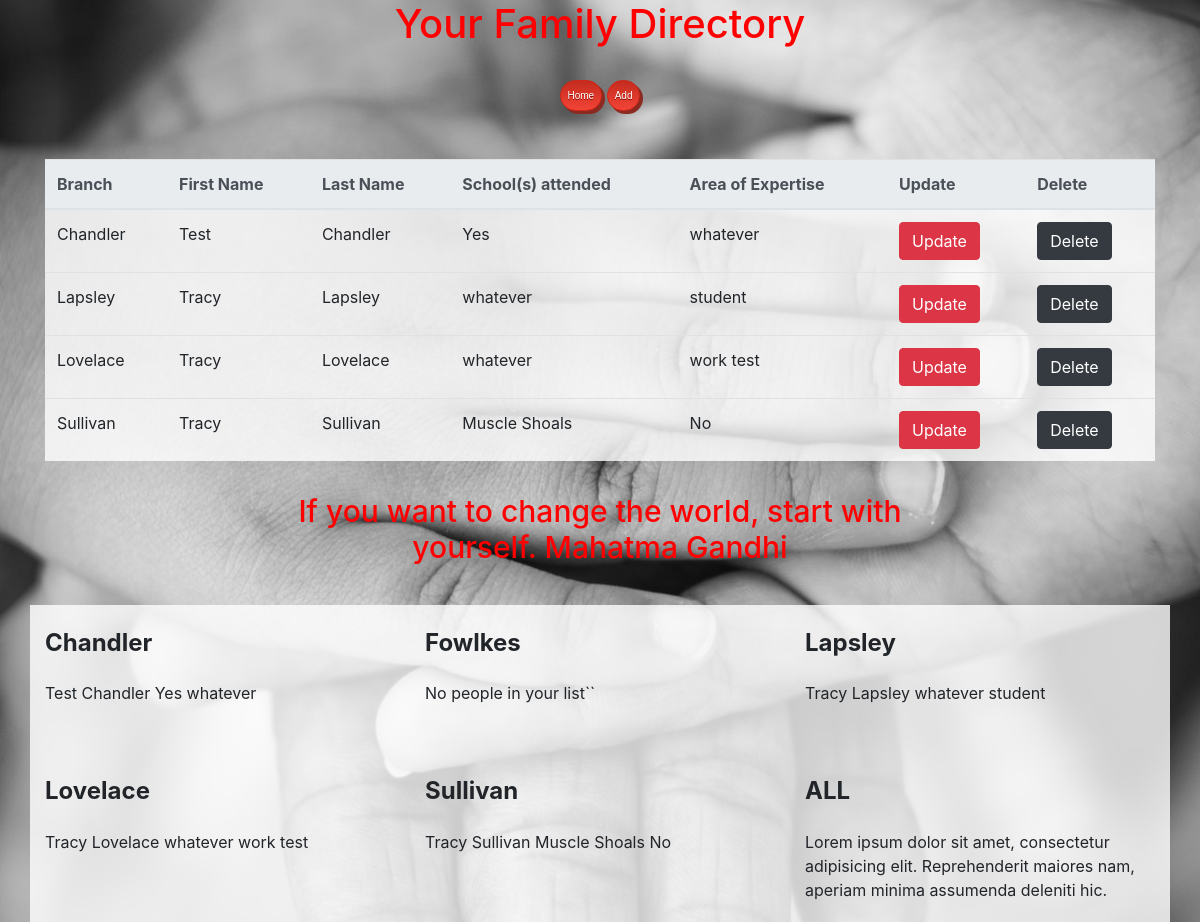
Before: /directory with the older database file.
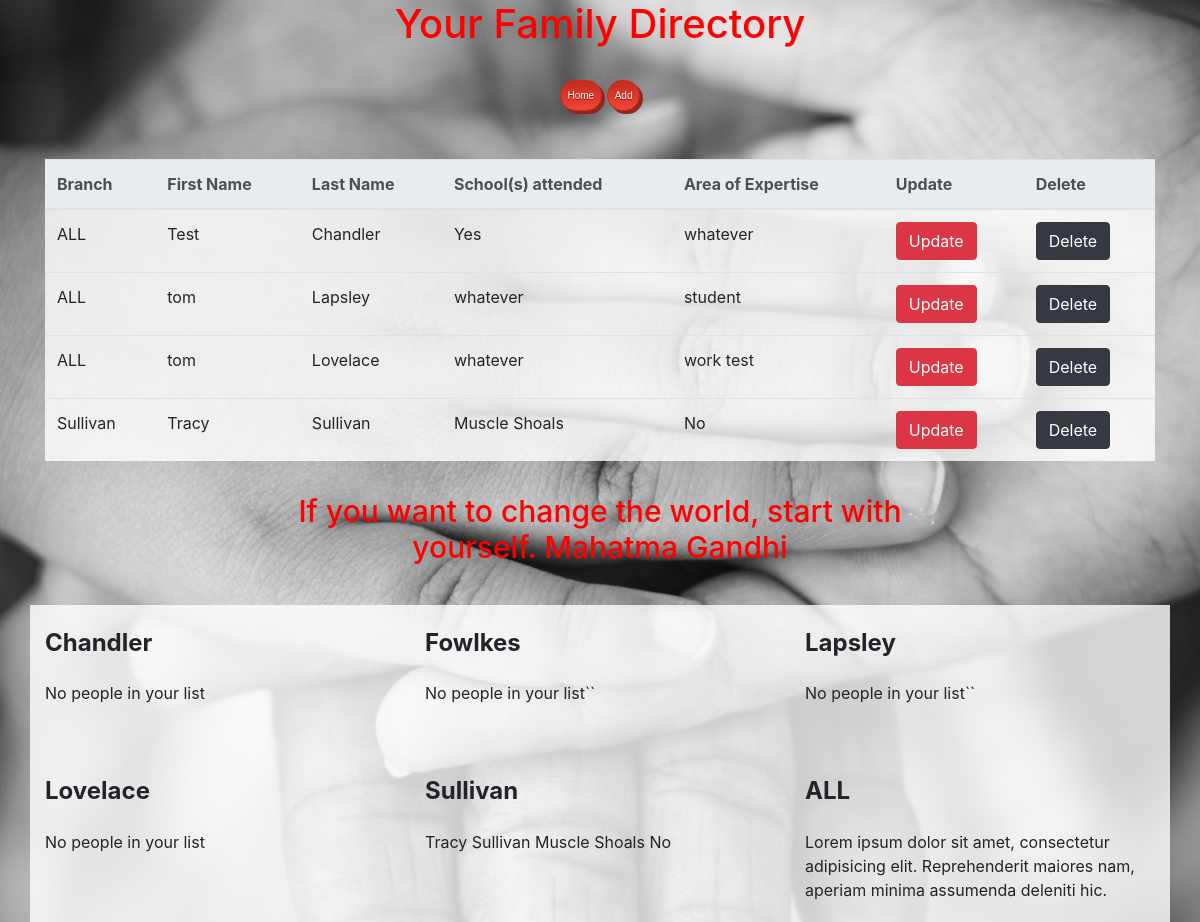
After: the same page with the newer database file.
### family/models.py (models this page shows, shortened)
class Person(models.Model):
    first_name = models.CharField(max_length=50, default="")
    last_name = models.CharField(max_length=50, default="")
    schools =   models.CharField(max_length=30, default="")
    occupation = models.CharField(max_length=30, default="")
    branch = models.CharField(max_length=30, default="")
    listed = models.BooleanField(default=False)

### family/views.py (the view)
# urls.py: path("directory", directory_view, name="directory"),
def directory_view(request):
    people = Person.objects.all().order_by("branch")[:5]
    chandler = Person.objects.filter(branch="Chandler")[:2]
    lapsley = Person.objects.filter(branch="Lapsley")[:2]
    fowlkes = Person.objects.filter(branch="Fowlkes")[:2]
    lovelace = Person.objects.filter(branch="Lovelace")[:2]
    sullivan = Person.objects.filter(branch="Sullivan")[:2]
    context = {
        "people": people,
        "chandler": chandler,
        "lapsley": lapsley,
        "fowlkes": fowlkes,
        "lovelace": lovelace,
        "sullivan": sullivan
    }
    return render(request,'family/directory_view.html', context=context)

### templates/family/directory_view.html (shortened to what the changed rows need)
{% extends 'base.html' %}
{% load static %}
{% block content %}
<div class="view">
    <div class="container">
            <div class="text-center">
                <h1 style="color: red; font-size 60px">Your Family Directory</h1>
                <br>
            </div>
            <br>
            <br>
                <table class="table myTable">
                    <thead class="thead-light">
                        <tr class="table header">
                            <th class="table_header" scope="col">Branch</th>
                            <th class="table_header" scope="col">First Name</th>
                            <th class="table_header" scope="col">Last Name</th>
                            <th class="table_header" scope="col">School(s) attended</th>
                            <th class="table_header" scope="col">Area of Expertise</th>
                            <th class="table_header" scope="col">Update</th>
                            <th class="table_header" scope="col">Delete</th>
                    </thead>
                    <tbody>
                    {% if people %}
                        {% for person in people %}
                            <tr>
                                <td>{{ person.branch }}</td>
                                <td>{{ person.first_name }}</td>
                                <td>{{ person.last_name }}</td>
                                <td>{{ person.schools }}</td>
                                <td>{{person.occupation}}</td>
                                <td><a href="{% url 'update' person.id  %}" class="btn btn-danger">Update</a></td>
                                <td><a href="{% url 'delete' person.id %}" class="btn btn-dark">Delete</a></td>
                            </tr>
                        {% endfor %}
                    {% else %}
                        <tr>
                            <td>No people in your list</td>
                        </tr>
                    {% endif %}
                    </tbody>
                </table>
                    <div class="row d-flex justify-content-center mb-4">
                        <div class="col-md-8">
                            <h1 style="color: red; font-size: 30px"><p class="grey-text"><center>If you want to change the world, start with yourself.    Mahatma Gandhi</center></p></h1></n>
                        </div>
                    </div>
                    <div class="row familyList">
                        <div class="col-md-4 mb-5">
                            <h4 class="my-4 font-weight-bold">Chandler</h4>
                                {% if chandler %}
                                    {% for person in chandler %}
                                        <tr>
                                            <td>{{ person.first_name }}</td>
                                            <td>{{ person.last_name }}</td>
                                            <td>{{ person.schools }}</td>
                                            <td>{{person.occupation}}</td>
                                        </tr>
                                    {% endfor %}
                                {% else %}
                                <tr>
                                    <td>No people in your list</td>
                                {% endif %}
                        </div>
                        <div class="col-md-4 mb-5">
                            <h4 class="my-4 font-weight-bold">Fowlkes</h4>
                            {% if fowlkes %}
                            {% for person in fowlkes %}
                                <tr>
                                    <td>{{ person.first_name }}</td>
                                    <td>{{ person.last_name }}</td>
                                    <td>{{ person.schools }}</td>
                                    <td>{{person.occupation}}</td>
                                    <td>
                                        <form action="{% url 'add' %}" method="POST">
                                            {% csrf_token %}
                                        </form>
                                    </td>
                                </tr>
                            {% endfor %}
                        {% else %}
                        <tr>
                        {% endif %}
                        </div>
                        <div class="col-md-4 mb-5">
                            <h4 class="my-4 font-weight-bold">Lapsley</h4>
                            {% if lapsley %}
                            {% for person in lapsley %}
                                <tr>
                                    <td>{{ person.first_name }}</td>
                                    <td>{{ person.last_name }}</td>
                                    <td>{{ person.schools }}</td>
                                    <td>{{person.occupation}}</td>
                                </tr>
                            {% endfor %}
                        {% else %}
                        <tr>
                            <td>No people in your list</td>``
                        {% endif %}
                        </div>
                        <div class="col-md-4 mb-5">
                            <h4 class="my-4 font-weight-bold">Lovelace</h4>
                            {% if lovelace %}
                            {% for person in lovelace %}
                                <tr>
                                    <td>{{ person.first_name }}</td>
                                    <td>{{ person.last_name }}</td>
                                    <td>{{ person.schools }}</td>
                                    <td>{{person.occupation}}</td>
                                </tr>
                            {% endfor %}
                        {% else %}
                        <tr>
                            <td>No people in your list</td>
                        </tr>
                        {% endif %}
                        </div>
                        <div class="col-md-4 mb-1">
                            <h4 class="my-4 font-weight-bold">Sullivan</h4>
                            {% if sullivan %}
                            {% for person in sullivan %}
                                <tr>
                                    <td>{{ person.first_name }}</td>
                                    <td>{{ person.last_name }}</td>
                                    <td>{{ person.schools }}</td>
                                    <td>{{person.occupation}}</td>
                                </tr>
                            {% endfor %}
                        {% else %}
                        <tr>
                            <td>No people in your list</td>``
                            <td></td>
                            <td></td>
                            <td></td>
                        {% endif %}
                        </div>
                        <div class="col-md-4 mb-1">
                            <h4 class="my-4 font-weight-bold">ALL</h4>
                            <p class="grey-text">Lorem ipsum dolor sit amet, consectetur adipisicing elit. Reprehenderit
                                assumenda deleniti hic.</p>
                        </div>
                </div>
            </div>
        </div>
{% endblock %}

Changed rows visible on the page:
no longer on one of the page's lists (row edited): Person: first_name "Test", last_name "Chandler", schools "Yes", occupation "whatever"
no longer on one of the page's lists (row edited): Person: first_name "Tracy", last_name "Lapsley", schools "whatever", occupation "student"
no longer on one of the page's lists (row edited): Person: first_name "Tracy", last_name "Lovelace", schools "whatever", occupation "work test"
changed Person "Test": branch "Chandler" → "ALL"
changed Person "Lapsley": branch "Lapsley" → "ALL"; first_name "Tracy" → "tom"
changed Person "Lovelace": branch "Lovelace" → "ALL"; first_name "Tracy" → "tom"
Other visible differences:
text now shown: "No people in your list No people in your list `` No people in your list"
